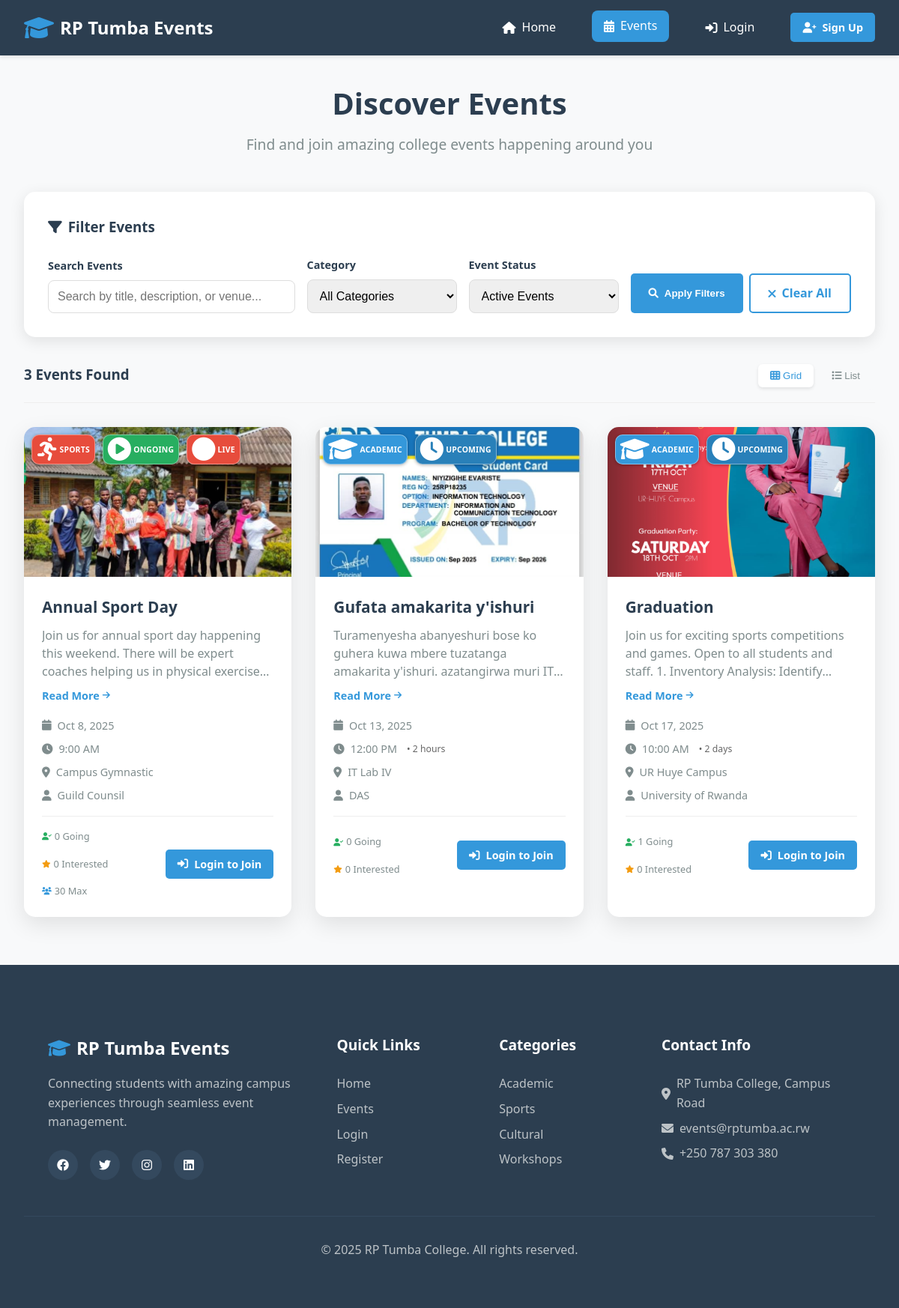
Screenshot of /events.php with the database file from the repository.
### tables this page shows
CREATE TABLE `events` (
  `id` int(11) NOT NULL,
  `title` varchar(200) NOT NULL,
  `description` text DEFAULT NULL,
  `event_date` date NOT NULL,
  `event_time` time NOT NULL,
  `duration` int(11) DEFAULT NULL,
  `duration_unit` enum('minutes','hours','days','weeks','months') DEFAULT NULL,
  `venue` varchar(100) NOT NULL,
  `organizer` varchar(100) DEFAULT NULL,
  `category` varchar(50) DEFAULT NULL,
  `max_participants` int(11) DEFAULT NULL,
  `image_path` varchar(255) DEFAULT 'assets/images/event-placeholder.jpg',
  `created_by` int(11) DEFAULT NULL,
  `created_at` timestamp NOT NULL DEFAULT current_timestamp(),
  `status` enum('upcoming','ongoing','completed','cancelled') DEFAULT 'upcoming',
  `completed_at` datetime DEFAULT NULL,
  `completed_by` int(11) DEFAULT NULL,
  `auto_complete_time` datetime DEFAULT NULL
);

### events.php (the view, shortened to what the rows shown need)
<?php
include 'includes/config.php';
include 'includes/functions.php';
$all_events = getEvents(null, 'all', true);
$filtered_events = [];
foreach($all_events as $event) {
    $filtered_events[] = $event;
}
$events = $filtered_events;
?>
<?php include 'includes/header.php'; ?>
<div class="container">
    <div class="page-header">
        <h1>Discover Events</h1>
    </div>
    <div class="events-grid" id="events-container">
        <?php if(empty($events)): ?>
            <div class="no-events">
                <i class="fas fa-calendar-times"></i>
                <h3>No events found</h3>
                <p>Try adjusting your filters or check back later for new events!</p>
                <?php if(isStaff()): ?>
                    <a href="admin/add-event.php" class="btn btn-primary">
                        <i class="fas fa-plus"></i> Create First Event
                    </a>
                <?php endif; ?>
                <a href="events.php" class="btn btn-outline">View All Events</a>
            </div>
        <?php else: ?>
            <?php foreach($events as $event):
                $date = date('M j, Y', strtotime($event['event_date']));
                $time = date('g:i A', strtotime($event['event_time']));
                $status_class = $event['calculated_status'];
                $status_text = ucfirst($event['calculated_status']);
                $is_ongoing = $event['is_live'];
            ?>
            <div class="event-card featured" data-status="<?php echo $status_class; ?>">
                <div class="event-badge">
                    <span class="badge <?php echo $event['category']; ?>">
                        <i class="fas
                            <?php
                            switch($event['category']) {
                                case 'academic': echo 'fa-graduation-cap'; break;
                                case 'sports': echo 'fa-running'; break;
                            }
                            ?>">
                        </i>
                        <?php echo ucfirst($event['category']); ?>
                    </span>
                    <span class="badge status-<?php echo $status_class; ?>">
                        <i class="fas <?php echo $is_ongoing ? 'fa-play-circle' : 'fa-clock'; ?>"></i>
                        <?php echo $status_text; ?>
                    </span>
                    <?php if($is_ongoing): ?>
                        <span class="badge live">
                            <i class="fas fa-circle"></i>
                            Live
                        </span>
                    <?php endif; ?>
                </div>
                <div class="event-image">
                </div>
                <div class="event-content">
                    <h3 class="event-title"><?php echo htmlspecialchars($event['title']); ?></h3>
                    <div class="event-description-container">
                        <p class="event-description">
                            <?php
                            $description = htmlspecialchars($event['description']);
                            if (strlen($description) > 150) {
                                $short_description = substr($description, 0, 150) . '...';
                                echo $short_description;
                            } else {
                                echo $description;
                            }
                            ?>
                        </p>
                        <?php if (strlen($description) > 150): ?>
                            <a href="event-details.php?id=<?php echo $event['id']; ?>" class="view-more-link">
                                Read More <i class="fas fa-arrow-right"></i>
                            </a>
                        <?php endif; ?>
                    </div>
                    <div class="event-meta">
                        <div class="meta-item">
                            <i class="fas fa-calendar"></i>
                            <span><?php echo $date; ?></span>
                        </div>
                        <div class="meta-item">
                            <i class="fas fa-clock"></i>
                            <span><?php echo $time; ?></span>
                            <?php if($event['duration'] && $event['duration_unit']): ?>
                                <span class="duration">• <?php echo formatDuration($event['duration'], $event['duration_unit']); ?></span>
                            <?php endif; ?>
                        </div>
                        <div class="meta-item">
                            <i class="fas fa-map-marker-alt"></i>
                            <span><?php echo htmlspecialchars($event['venue']); ?></span>
                        </div>
                        <div class="meta-item">
                            <i class="fas fa-user"></i>
                            <span><?php echo htmlspecialchars($event['organizer_name']); ?></span>
                        </div>
                    </div>
                    <div class="event-footer">
                        <div class="event-engagement">
                            <?php if($event['stats']['type'] === 'past'): ?>
                                <div class="engagement-item">
                                    <i class="fas fa-user-check"></i>
                                    <span><?php echo $event['stats']['stats']['attended']; ?> Attended</span>
                                </div>
                                <div class="engagement-item">
                                    <i class="fas fa-users"></i>
                                    <span><?php echo $event['stats']['stats']['registered']; ?> Registered</span>
                                </div>
                                <div class="engagement-item past-event">
                                    <i class="fas fa-history"></i>
                                    <span>Past Event</span>
                                </div>
                            <?php else: ?>
                                <div class="engagement-item">
                                    <i class="fas fa-user-check"></i>
                                    <span><?php echo $event['stats']['stats']['going']; ?> Going</span>
                                </div>
                                <div class="engagement-item">
                                    <i class="fas fa-star"></i>
                                    <span><?php echo $event['stats']['stats']['interested']; ?> Interested</span>
                                </div>
                                <?php if($event['stats']['stats']['max_participants']): ?>
                                    <div class="engagement-item">
                                        <i class="fas fa-users"></i>
                                        <span><?php echo $event['stats']['stats']['max_participants']; ?> Max</span>
                                    </div>
                                <?php endif; ?>
                            <?php endif; ?>
                        </div>
                        <div class="event-actions">
                            <?php if(isLoggedIn() && isStudent()):
                                $registration = isRegistered($event['id'], $_SESSION['user_id']);
                                if($registration): ?>
                                    <?php if($registration['status'] === 'registered'): ?>
                                        <div class="registration-status">
                                            <span class="status-badge registered">
                                                <i class="fas fa-check"></i>
                                                Registered
                                            </span>
                                            <button class="btn btn-outline btn-sm cancel-btn"
                                                    data-event-id="<?php echo $event['id']; ?>"
                                                    data-event-title="<?php echo htmlspecialchars($event['title']); ?>">
                                                <i class="fas fa-times"></i> Cancel
                                            </button>
                                        </div>
                                    <?php else: ?>
                                        <div class="registration-status">
                                            <span class="status-badge interested">
                                                <i class="fas fa-star"></i>
                                                Interested
                                            </span>
                                            <button class="btn btn-primary btn-sm join-btn"
                                                    data-event-id="<?php echo $event['id']; ?>"
                                                    data-event-title="<?php echo htmlspecialchars($event['title']); ?>">
                                                <i class="fas fa-plus"></i> Join Now
                                            </button>
                                            <button class="btn btn-outline btn-sm cancel-btn"
                                                    data-event-id="<?php echo $event['id']; ?>"
                                                    data-event-title="<?php echo htmlspecialchars($event['title']); ?>">
                                                <i class="fas fa-times"></i> Remove
                                            </button>
                                        </div>
                                    <?php endif; ?>
                                <?php else: ?>
                                    <button class="btn btn-primary btn-sm join-btn"
                                            data-event-id="<?php echo $event['id']; ?>"
                                            data-event-title="<?php echo htmlspecialchars($event['title']); ?>">
                                        <i class="fas fa-plus"></i> Join
                                    </button>
                                    <button class="btn btn-outline btn-sm interested-btn"
                                            data-event-id="<?php echo $event['id']; ?>"
                                            data-event-title="<?php echo htmlspecialchars($event['title']); ?>">
                                        <i class="fas fa-star"></i> Interested
                                    </button>
                                <?php endif; ?>
                            <?php elseif(!isLoggedIn()): ?>
                                <a href="login.php?redirect=event-details.php?id=<?php echo $event['id']; ?>" class="btn btn-primary btn-sm">
                                    <i class="fas fa-sign-in-alt"></i> Login to Join
                                </a>
                            <?php endif; ?>
                        </div>
                    </div>
                </div>
            </div>
            <?php endforeach; ?>
        <?php endif; ?>
    </div>
</div>
<?php include 'includes/footer.php'; ?>

### rows the page displays
events: category "SPORTS", status_text "ONGOING", shows "LIVE", title "Annual Sport Day", description "Join us for annual sport day happening this weekend. There will be expert coaches helping us in physical…", event_date "Oct 8, 2025", event_time "9:00 AM", venue "Campus Gymnastic", organizer "Guild Counsil", going "0", interested "0", max_participants "30"
events: category "ACADEMIC", status "UPCOMING", title "Gufata amakarita y'ishuri", description "Turamenyesha abanyeshuri bose ko guhera kuwa mbere tuzatanga amakarita y'ishuri. azatangirwa muri…", event_date "Oct 13, 2025", event_time "12:00 PM", duration+duration_unit "2 hours", venue "IT Lab IV", organizer "DAS", going "0", interested "0"
events: category "ACADEMIC", status "UPCOMING", title "Graduation", description "Join us for exciting sports competitions and games. Open to all students and staff. 1. Inventory Analysis:…", event_date "Oct 17, 2025", event_time "10:00 AM", duration+duration_unit "2 days", venue "UR Huye Campus", organizer "University of Rwanda", going "1", interested "0"

### other values shown
count($events) "3"
